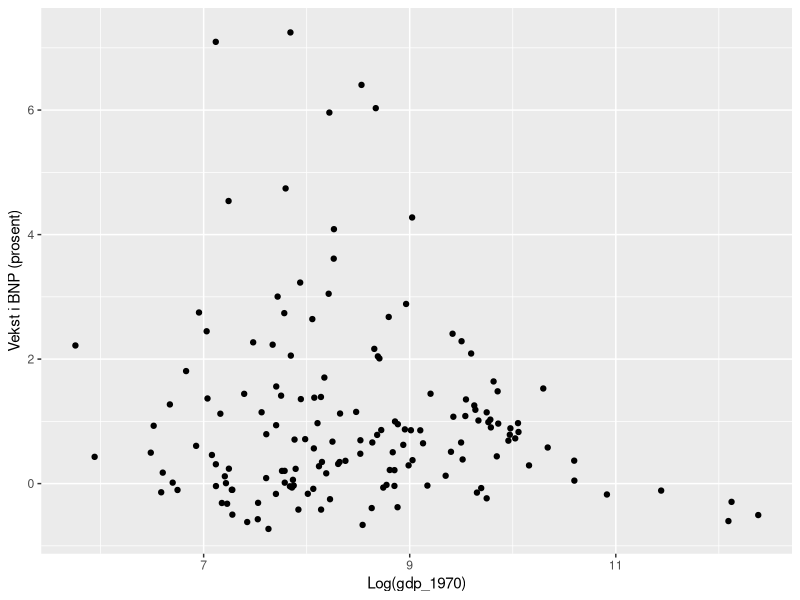
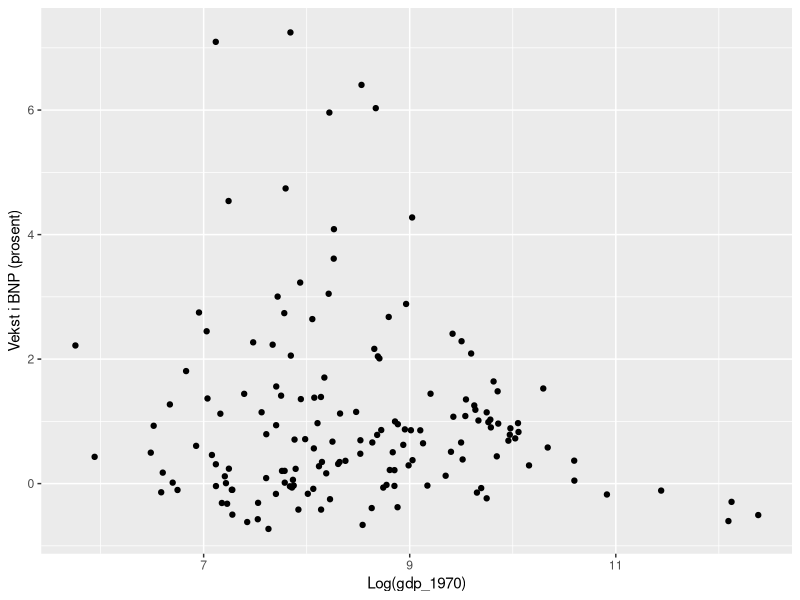
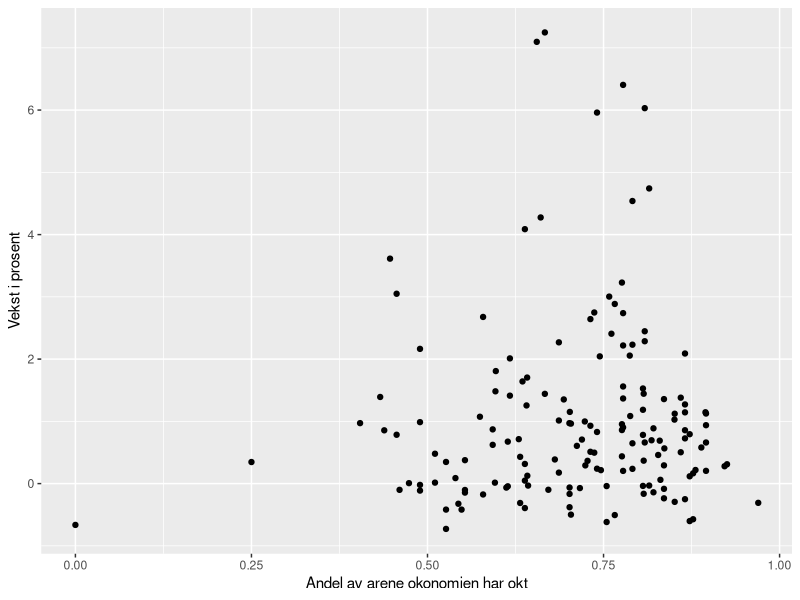

R code for these plots, in order:


library(readr)
library(tidyverse)
pwt = read.csv("pwt.csv", header = TRUE, sep = ",")


#lager en ny tibble med bare gdp for Norge


gdp_nor = pwt |> filter(country == "Norway") |> filter(year>=1980 & year<2000)
gdp_nor = gdp_nor[3:4] #skal bare ha med året og bruttonasjonalproduktet vidre

# skal finne hvor mye den kinesiske økonomien har vokst

pwt.china = pwt |> filter(country == "China") |> filter(year>=1980 & year<2000)
pwt.china = (pwt.china |> mutate(growh = (gdp - lag(gdp))/lag(gdp)))[3:5] #fjerner igjen variablene som gir landkode og land

#
v_1970 = pwt$gdp[pwt$year == 1970]
v_2000 = pwt$gdp[pwt$year == 2000]

#Oppretter dette som en ny frame
pwt.growth = data.frame(Country = pwt$country[pwt$year == 1970],v_1970,v_2000)

pwt.growth = pwt.growth |> mutate(log_1970 = log(v_1970), growth = (v_2000-v_1970)/v_1970)

ggplot(pwt.growth) + geom_point(aes(x = log_1970, y = growth)) + labs(x = "Log(gdp_1970)" , y = "Vekst i BNP (prosent)")

#Vi ser av plottet at de landene som hadde små økonomier i 1970, har hatt større vekst enn de som var store i 1970

#Skal fortsette med det opprinnlige datasettet

#lager en ny variabel -> d, som viser om bnp har økt eller ikke
pwt = pwt |> group_by(country) |> mutate(d = ifelse(gdp-lag(gdp)<0,0,1))

a = pwt |> group_by(country) |> summarise(f = mean(d, na.rm = TRUE)) #finner andelen av årene der BNP i det gitte landet har økt


ggplot() + geom_point(aes(x = pwt.growth$log_1970, y = pwt.growth$growth)) + labs(x = "Log(gdp_1970)" , y = "Vekst i BNP (prosent)")

total_growth = pwt.growth$growth

ggplot() + geom_point(aes(y = total_growth, x = a$f)) + labs( x = "Andel av arene okonomien har okt", y = "Vekst i prosent")

#Vi ser at disse er positivt korrelert
